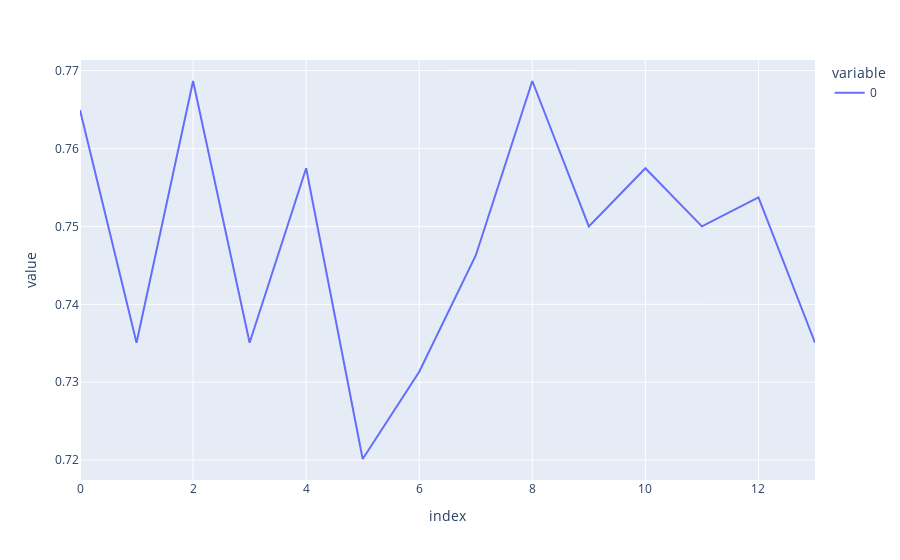

The code cell stored with this chart in its notebook:
### Code cell
px.line(k_result)

### Figure 1 — Plotly figure (JSON) as saved in the notebook; plotly's stock layout.template omitted (floating-point values rounded to 4 significant figures)
{"data": [{"hovertemplate": "variable=0<br>index=%{x}<br>value=%{y}<extra></extra>", "legendgroup": "0", "line": {"color": "#636efa", "dash": "solid"}, "marker": {"symbol": "circle"}, "mode": "lines", "name": "0", "orientation": "v", "showlegend": true, "type": "scatter", "x": [0, 1, 2, 3, 4, 5, 6, 7, 8, 9, 10, 11, 12, 13], "xaxis": "x", "y": [0.7649, 0.7351, 0.7687, 0.7351, 0.7575, 0.7201, 0.7313, 0.7463, 0.7687, 0.75, 0.7575, 0.75, 0.7537, 0.7351], "yaxis": "y"}], "layout": {"legend": {"title": {"text": "variable"}, "tracegroupgap": 0}, "margin": {"t": 60}, "xaxis": {"anchor": "y", "domain": [0, 1], "title": {"text": "index"}}, "yaxis": {"anchor": "x", "domain": [0, 1], "title": {"text": "value"}}}}
